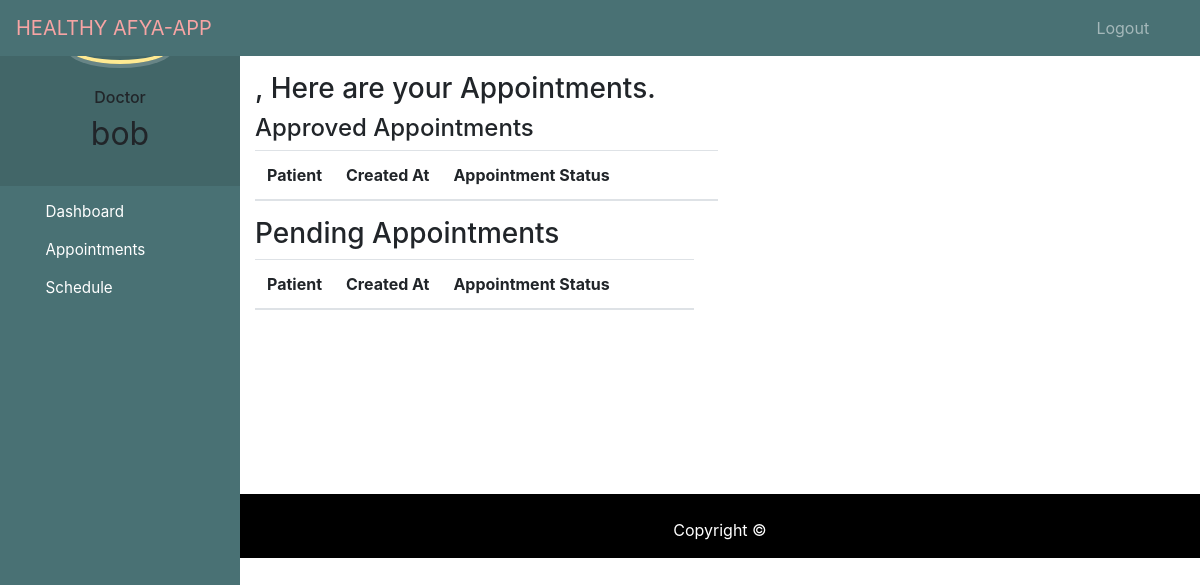
The app's page /view_appointments/ (signed in), older data.
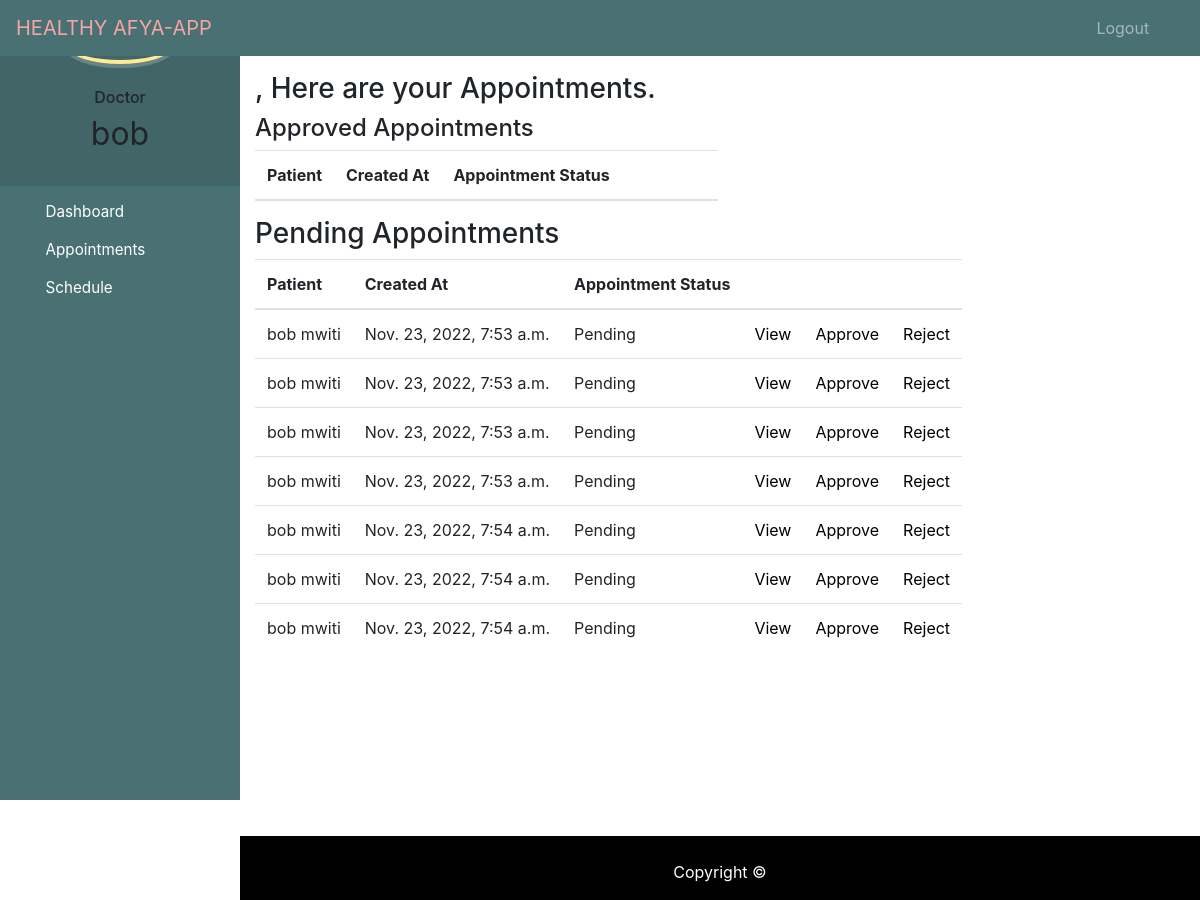
The same page, newer data.
### bookingapp/models.py (models this page shows, shortened)
class Appointment(models.Model):
    PENDING = 'Pending'
    APPROVED = 'Approved'
    REJECTED = 'Rejected'
    COMPLETED = 'Completed'
    CANCELLED = 'Cancelled'
    STATUS_CHOICES = [
        (PENDING, 'Pending'),
        (APPROVED, 'Approved'),
        (REJECTED, 'Rejected'),
        (COMPLETED, 'Completed'),
        (CANCELLED, 'Cancelled'),
    ]
    created_at = models.DateTimeField(auto_now_add=True)
    symptoms = models.TextField(null=True)
    appointment_date = models.DateField(null=True)
    status = models.CharField(max_length=255, choices=STATUS_CHOICES, default=PENDING)
    doctor = models.ForeignKey(Doctor, on_delete=models.CASCADE, related_name='doctor_info')
    user = models.ForeignKey(User, on_delete=models.CASCADE, related_name = 'user_info')

### bookingapp/views.py (the view)
# urls.py: path('view_appointments/', views.view_appointments, name='view-appointments'),
@login_required(login_url='/members/login_user/')
def view_appointments(request):
    user_status = User.objects.get(pk =request.user.pk)
    pending_appointments = Appointment.objects.filter(user=user_status , status='Pending')
    approved_appointments = Appointment.objects.filter(user=user_status , status='Approved')
    rejected_appointments = Appointment.objects.filter(user=user_status , status='Rejected')
    context = {
        'pending_appointments': pending_appointments,
        'approved_appointments': approved_appointments,
        'rejected_appointments': rejected_appointments,
        }
    return render(request, 'doctor/appointments.html', context=context)

### bookingapp/templates/doctor/appointments.html (shortened to what this page needs)
{% extends 'doctor/base.html' %}
{% block content %}
<!DOCTYPE html>
<html lang="en">
<head>
</head>
<body>
    <br>
    <section class="page--section">
        <div class="container">
            <h3 class="page--header">{{ doctor }}, Here are your Appointments.</h3>
        </div>
        <div class="container table">
            <h4 class="table--titles">Approved Appointments</h4>
            <table class="t--style">
                <thead>
                    <tr>
                        <th>Patient</th>
                        <th>Created At</th>
                        <th>Appointment Status</th>
                        <th> </th>
                        <th> </th>
                        <th> </th>
                        <th> </th>
                    </tr>
                </thead>
            </table>
        </div>
        <div class="container table">
            <h3 class="table--titles">Pending Appointments</h3>
            <table class="t--style">
                <thead>
                    <tr>
                        <th>Patient</th>
                        <th>Created At</th>
                        <th>Appointment Status</th>
                        <th> </th>
                        <th> </th>
                        <th> </th>
                    </tr>
                </thead>
                <tbody>
                    {% for appointment in pending_appointments %}
                    <tr>
                        <td class="td-normal">{{appointment.user.first_name}} {{appointment.user.last_name}}</td>
                        <td class="td-normal">{{appointment.created_at}}</td>
                        <td class="td-normal">{{appointment.status}}</td>
                        <td class="link-align"><a href="" class=" btn-25 btn--full">View</a></td>
                        <td class="link-align"><a href="" class=" btn-25 btn--confirm">Approve</a></td>
                        <td class="link-align"><a href="" class="btn-25 btn--cancel">Reject</a></td>
                    </tr>
                    {% endfor %}
                </tbody>
            </table>
        </div>
    </section>
</body>
</html>
{% endblock %}

### bookingapp/templates/doctor/base.html (shortened to what this page needs)
<!DOCTYPE html>
{% load static %}
<html lang="en">
<head>
  <link rel="stylesheet" href="https://stackpath.bootstrapcdn.com/bootstrap/4.3.1/css/bootstrap.min.css">
  <link rel="stylesheet" href="https://maxcdn.bootstrapcdn.com/font-awesome/4.7.0/css/font-awesome.min.css">
</head>
<body>
  <nav class="menu" tabindex="0">
    <header class="avatar">
      <br><br>
      <h6>Doctor</h6>
      <h2>{{request.user.first_name}}</h2>
    </header>
    <ul>
      <li tabindex="0" class="icon-dashboard"> <a style="color:white; text-decoration:none;" href="{% url 'doctor-dashboard' %}"><span>Dashboard</span></a> </li>
      <li tabindex="0" class="icon-users"> <a style="color:white; text-decoration:none;" href="{% url 'patient-appointments' %}"><span>Appointments</span></a></li>
      <li tabindex="0" class="icon-calendar"> <a style="color:white; text-decoration:none;" href="{% url 'doctor-schedule' %}"><span>Schedule</span></a></li>
    </ul>
  </nav>
  <main>
    <div class="bs-example">
      <nav class="navbar navbar-expand-md  navbar-dark fixed-top" style="background:#497174;">
        <a href="#" class="navbar-brand" style="color:#F7A4A4;" >HEALTHY AFYA-APP</a>
        <div class="collapse navbar-collapse justify-content-between" id="navbarCollapse">
          <div class="navbar-nav" style=" margin-left: 90%;">
            <a href="{% url 'logout' %}" class="nav-item nav-link">Logout</a>
          </div>
        </div>
      </nav>
    </div>
    <br><br>
    {% block content %}
    {% endblock content %}
    <br><br><br><br><br><br><br>
    <footer>
      <br>
      <div class="container">
        <div class="row">
          <div class="col-md-12 col-sm-12">
            <div style="color:#ffffff;" class="wow fadeInUp footer-copyright">
              <p>
                Copyright &copy;</p>
            </div>
          </div>
        </div>
      </div>
    </footer>
  </main>
</body>
</html>

### bookingapp/templates/doctor/base.html (style rules this page uses)
a:link { text-decoration: none; }
a { color: white; }
footer { padding: 0px 0px 0px 0px; background-color: black; margin: 0px; }
p { text-align: center; }
body { padding-left: 240px; }
main { position: relative; height: 100vh; }
.menu { background: #497174; height: 100vh; width: 240px; position: fixed; top: 0px; left: 0; z-index: 5; outline: none; }
.menu .avatar { background: rgba(0, 0, 0, 0.1); padding: 2em 0.5em; text-align: center; }
.menu .avatar h2 { font-weight: normal; margin-bottom: 0; }
.menu ul { list-style: none; padding: 0.5em 0; margin: 0; }
.menu ul li { padding: 0.5em 1em 0.5em 3em; font-size: 0.95em; font-weight: regular; background-repeat: no-repeat; background-position: left 15px center; background-size: auto 20px; transition: all 0.15s linear; cursor: pointer; }
.menu ul li.icon-dashboard { background-image: url("http://www.entypo.com/images//gauge.svg"); }
.menu ul li.icon-users { background-image: url("http://www.entypo.com/images//users.svg"); }
.menu ul li.icon-calendar { background-image: url("http://www.entypo.com/images//calendar.svg"); }

### bookingapp/templates/doctor/appointments.html (style rules this page uses)
.btn-25 { color: black; }

Row changes from the older to the newer data that the page shows:
added Appointment: user.first_name "bob", user.last_name "mwiti", created_at "Nov. 23, 2022, 7:53 a.m.", status "Pending"
added Appointment: user.first_name "bob", user.last_name "mwiti", created_at "Nov. 23, 2022, 7:53 a.m.", status "Pending"
added Appointment: user.first_name "bob", user.last_name "mwiti", created_at "Nov. 23, 2022, 7:53 a.m.", status "Pending"
added Appointment: user.first_name "bob", user.last_name "mwiti", created_at "Nov. 23, 2022, 7:53 a.m.", status "Pending"
added Appointment: user.first_name "bob", user.last_name "mwiti", created_at "Nov. 23, 2022, 7:54 a.m.", status "Pending"
added Appointment: user.first_name "bob", user.last_name "mwiti", created_at "Nov. 23, 2022, 7:54 a.m.", status "Pending"
added Appointment: user.first_name "bob", user.last_name "mwiti", created_at "Nov. 23, 2022, 7:54 a.m.", status "Pending"
